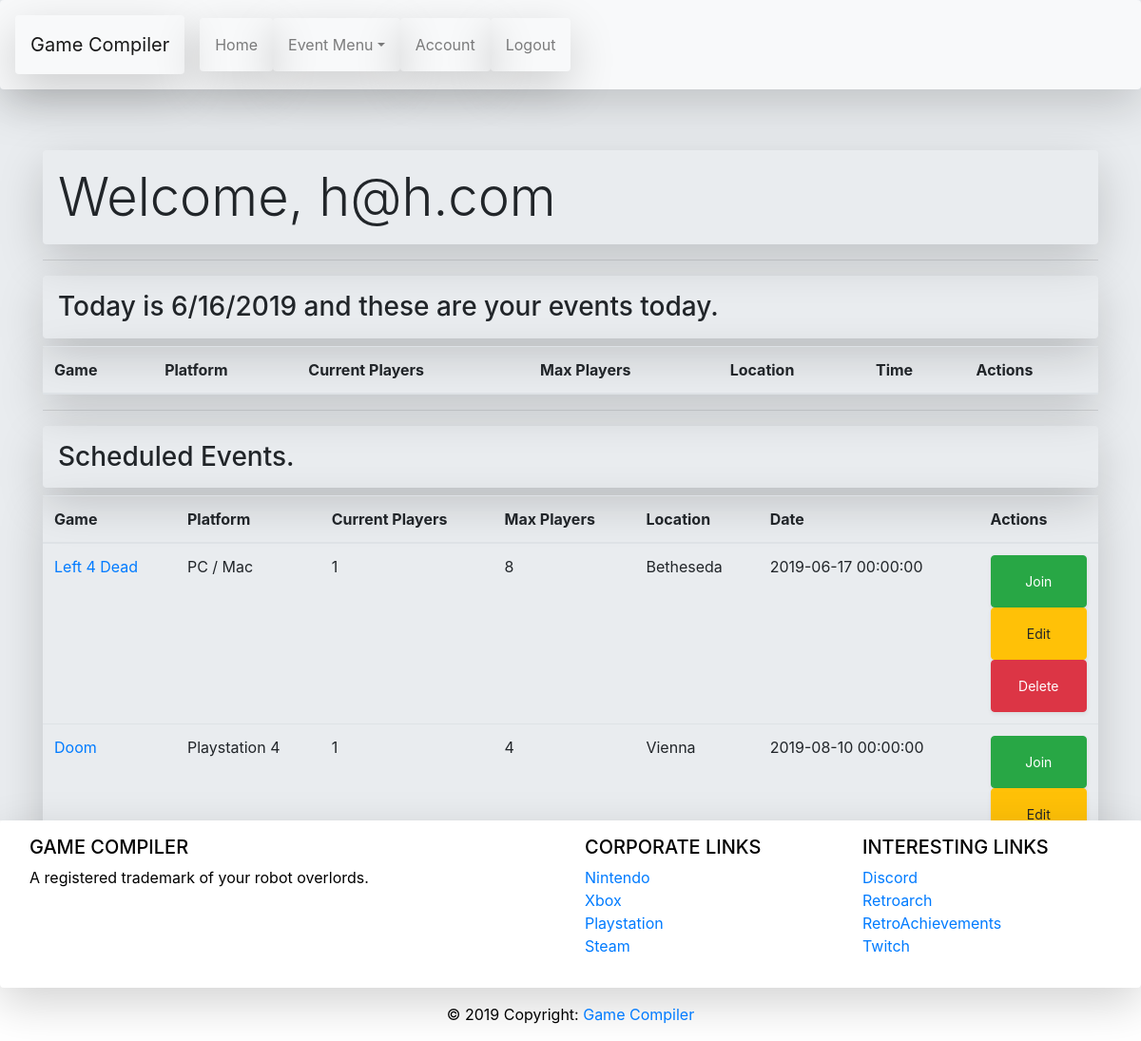
Page /welcome/user (signed in) on the committed database.
### models.py (models this page shows)
class Event(db.Model):
    __tablename__ = "event"
    id = db.Column(db.Integer, primary_key=True)
    game = db.Column(db.String(45))
    platform = db.Column(db.String(45))
    location = db.Column(db.String(90))
    event_date = db.Column(db.DateTime)
    event_time = db.Column(db.DateTime)
    max_players = db.Column(db.Integer)
    current_players = db.Column(db.Integer)
    event_poster = db.Column(db.Integer)
    created_at = db.Column(db.DateTime, server_default=func.now())
    updated_at = db.Column(db.DateTime, server_default=func.now(),
                           onupdate=func.now())
    users_for_events = db.relationship('User', secondary=users_events)

### controller_functions.py (the view)
@app.route("/welcome/user")
def welcome_user():
    if 'login' not in session:
        flash("Your are not logged in!")
        return redirect("/")
    else:
        todays_datetime = datetime(datetime.today().year, datetime.today().month, datetime.today().day)
        eventDateQuery = Event.query.filter(Event.users_for_events.any(id=session['userid']), Event.event_date == todays_datetime).order_by('event_date').all()
        eventQuery = Event.query.filter(Event.users_for_events.any(id=session['userid'])).order_by('event_date').all()
        return render_template("user_welcome.html", eventQuery=eventQuery, eventDateQuery=eventDateQuery)

### templates/user_welcome.html (shortened to what this page needs)
<!DOCTYPE html>
<html lang="en">
    <head>
        <link href="https://stackpath.bootstrapcdn.com/bootstrap/4.3.1/css/bootstrap.min.css" rel="stylesheet">
        <link rel="stylesheet" type="text/css" href="../static/css/user_welcome.css">
    </head>
    <body>
        <nav class="navbar navbar-expand-lg navbar-light bg-light shadow-lg p-3 mb-7 rounded">
        <a class="navbar-brand shadow-lg p-3 mb-7 rounded" href="#">Game Compiler</a>
        <div class="collapse navbar-collapse" id="navbarSupportedContent">
            <ul class="navbar-nav mr-auto">
                <li class="nav-item">
                    <a class="nav-link shadow-lg p-3 mb-7 rounded" href="/welcome/user">Home</a>
                </li>
                <li class="nav-item dropdown">
                    <a class="nav-link dropdown-toggle shadow-lg p-3 mb-7 rounded" href="#" id="navbarDropdown" role="button" data-toggle="dropdown" aria-haspopup="true" aria-expanded="false">Event Menu</a>
                </li>
                <li class="nav-item">
                    <a class="nav-link shadow-lg p-3 mb-7 rounded" href="/account/user/{{ session.userid }}">Account</a>
                </li>
                <li class="nav-item">
                    <a class="nav-link shadow-lg p-3 mb-7 rounded" href="/logout/user">Logout</a>
                </li>
            </ul>
        </div>
    </nav>
    <div class="jumbotron jumbotron-fluid">
        <div class="container">
            <div class="row">
                <div class="col-sm">
                    <h1 class="display-4 shadow-lg p-3 mb-7 rounded">Welcome, {{ session.name }}</h1>
                    <hr>
                <h3 class="shadow-lg p-3 mb-7 rounded">Today is <span id="datetime"></span> and these are your events today.</h3>
                    <table class="table shadow-lg p-3 mb-7 rounded">
                        <thead>
                            <tr>
                                <th scope="col">Game</th>
                                <th scope="col">Platform</th>
                                <th scope="col">Current Players</th>
                                <th scope="col">Max Players</th>
                                <th scope="col">Location</th>
                                <th scope="col">Time</th>
                                <th scope="col">Actions</th>
                            </tr>
                        </thead>
                    </table>
                    <hr>
                    <h3 class="shadow-lg p-3 mb-7 rounded">Scheduled Events.</h3>
                    <table class="table shadow-lg p-3 mb-5 rounded">
                        <thead>
                            <tr>
                                <th scope="col">Game</th>
                                <th scope="col">Platform</th>
                                <th scope="col">Current Players</th>
                                <th scope="col">Max Players</th>
                                <th scope="col">Location</th>
                                <th scope="col">Date</th>
                                <th scope="col">Actions</th>
                            </tr>
                        </thead>
                        <tbody>
                            {% for event in eventQuery %}
                            <tr>
                                <td><a href="/event/view/{{ event.id }}">{{ event.game }}</a></td>
                                <td>{{ event.platform }}</td>
                                <td>{{ event.current_players }}</td>
                                <td>{{ event.max_players }}</td>
                                <td>{{ event.location }}</td>
                                <td>{{ event.event_date }}</td>
                                <td>
                                    <form action="/join/event/{{ event.id }}">
                                        <button  type="submit" class="btn btn-success btn-sm btn-block shadow-sm p-3 mb-7 rounded">Join</button>
                                    </form>
                                    {% if event.event_poster == session.userid %}
                                    <form action="/event/details/{{ event.id }}">
                                        <button type="submit" class="btn btn-warning btn-sm btn-block shadow-sm p-3 mb-7 rounded">Edit</button>
                                    </form>
                                    <form action="/delete/event/{{ event.id }}">
                                        <button type="submit" class="btn btn-danger btn-sm btn-block shadow-sm p-3 mb-7 rounded">Delete</button>
                                    </form>
                                    {% endif %}
                                </td>
                            </tr>
                            {% endfor %}
                        </tbody>
                    </table>
                </div>
            </div>
        </div>
    </div>
    <div class="footer">
        <div class="container-fluid text-center text-md-left">
            <div class="row shadow-lg p-3 mb-7 rounded">
                <div class="col-md-6 mt-md-0 mt-3">
                    <h5 class="text-uppercase">Game Compiler</h5>
                    <p>A registered trademark of your robot overlords.</p>
                </div>
                <div class="col-md-3 mb-md-0 mb-3">
                    <h5 class="text-uppercase">Corporate Links</h5>
                    <ul class="list-unstyled">
                        <li>
                            <a href="https://www.nintendo.com/">Nintendo</a>
                        </li>
                        <li>
                            <a href="https://www.xbox.com/">Xbox</a>
                        </li>
                        <li>
                            <a href="https://www.playstation.com/en-us/">Playstation</a>
                        </li>
                        <li>
                            <a href="https://store.steampowered.com/">Steam</a>
                        </li>
                    </ul>
                </div>
                <div class="col-md-3 mb-md-0 mb-3">
                    <h5 class="text-uppercase">Interesting Links</h5>
                    <ul class="list-unstyled">
                        <li>
                            <a href="https://discordapp.com/">Discord</a>
                        </li>
                        <li>
                            <a href="https://www.retroarch.com/">Retroarch</a>
                        </li>
                        <li>
                            <a href="http://retroachievements.org/">RetroAchievements</a>
                        </li>
                        <li>
                            <a href="https://www.twitch.tv/directory">Twitch</a>
                        </li>
                    </ul>
                </div>
            </div>
        </div>
        <div class="footer-copyright text-center py-3">© 2019 Copyright:
            <a href="https://mdbootstrap.com/education/bootstrap/"> Game Compiler</a>
        </div>
    </div>
    </body>
</html>

### templates/user_welcome.html (style rules this page uses)
body { background: #e8ecef; }
.footer { position: fixed; left: 0; bottom: 0; width: 100%; background-color: white; color: black; text-align: center; }

### rows in the picture
Event: game "Left 4 Dead", platform "PC / Mac", current_players "1", max_players "8", location "Betheseda", event_date "2019-06-17 00:00:00"
Event: game "Doom", platform "Playstation 4", current_players "1", max_players "4", location "Vienna", event_date "2019-08-10 00:00:00"

### other values in the picture
{{ session.name }} "h@h.com"
